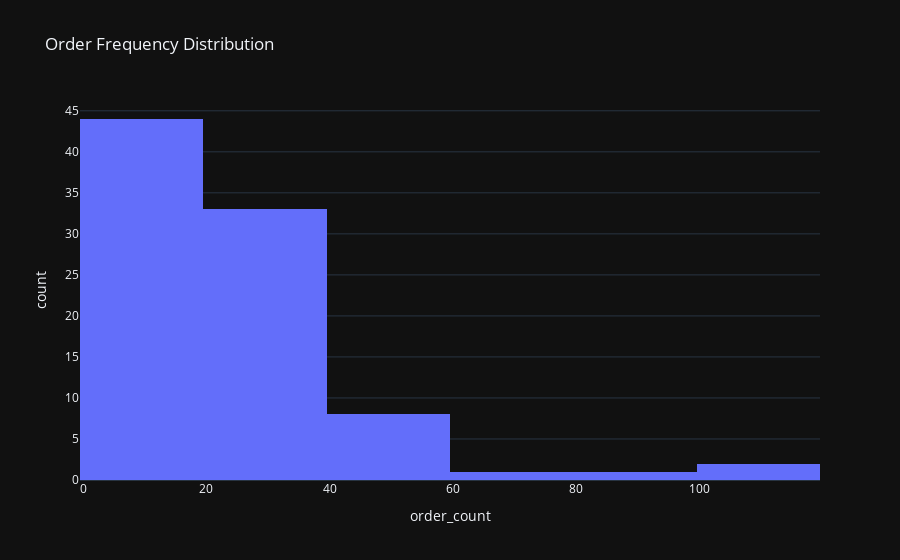

Notebook source saved alongside this figure:
### Code cell
# plotting 
fig = px.histogram(df,
                  x='order_count',
                  nbins=10,
                  title='Order Frequency Distribution',
                  labels={"order_cunt":"Number of Orders"},
                  template='plotly_dark')
fig.show()

### Figure 1 — Plotly figure (JSON) as saved in the notebook; plotly's stock layout.template omitted (floating-point values rounded to 4 significant figures)
{"data": [{"alignmentgroup": "True", "bingroup": "x", "hovertemplate": "order_count=%{x}<br>count=%{y}<extra></extra>", "legendgroup": "", "marker": {"color": "#636efa", "pattern": {"shape": ""}}, "name": "", "nbinsx": 10, "offsetgroup": "", "orientation": "v", "showlegend": false, "type": "histogram", "x": [116, 102, 86, 71, 55, 52, 48, 45, 45, 44, 40, 40, 39, 39, 39, 37, 35, 35, 34, 32, 32, 31, 31, 30, 30, 29, 29, 27, 26, 26, 26, 26, 25, 24, 24, 23, 23, 22, 22, 22, 22, 21, 21, 20, 20, 19, 19, 19, 17, 17, 17, 16, 16, 16, 15, 14, 14, 14, 14, 14, 13, 12, 12, 11, 11, 11, 11, 10, 10, 10, 10, 10, 10, 10, 9, 9, 9, 8, 8, 8, 7, 7, 6, 6, 6, 6, 4, 2, 2], "xaxis": "x", "yaxis": "y"}], "layout": {"barmode": "relative", "legend": {"tracegroupgap": 0}, "title": {"text": "Order Frequency Distribution"}, "xaxis": {"anchor": "y", "domain": [0, 1], "title": {"text": "order_count"}}, "yaxis": {"anchor": "x", "domain": [0, 1], "title": {"text": "count"}}}}
